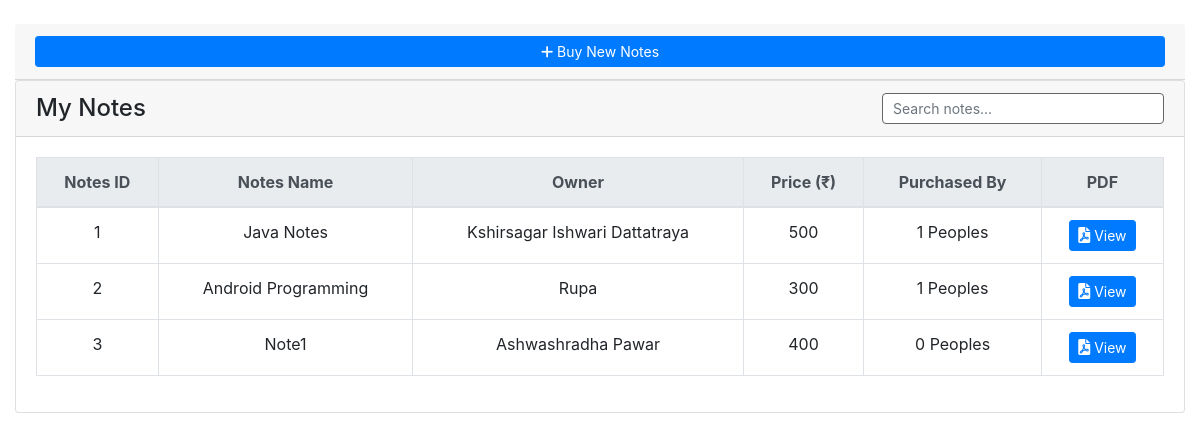
The app's page /notes.php, older data.
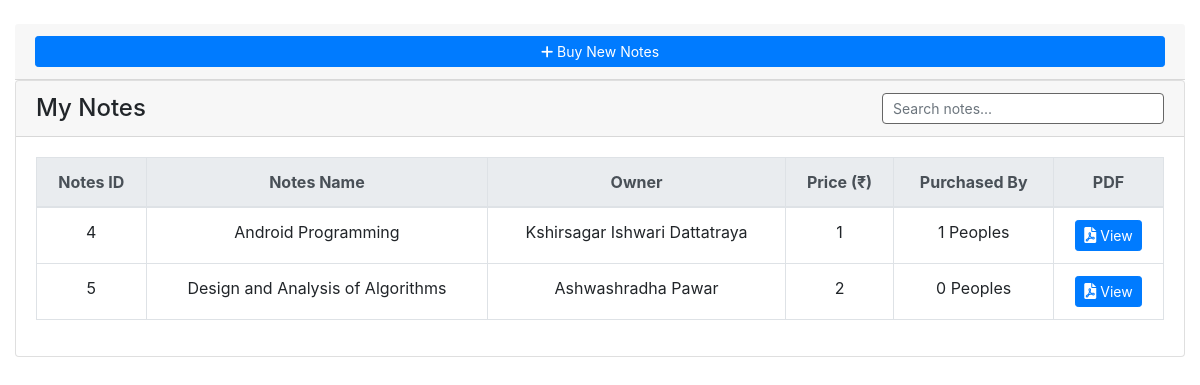
The same page, newer data.
### tables this page shows
CREATE TABLE `notes` (
  `notes_id` int(11) NOT NULL,
  `notes_owner_id` int(11) NOT NULL,
  `notes_name` varchar(200) NOT NULL,
  `notes_price` int(11) NOT NULL,
  `notes_pdf_link` varchar(500) NOT NULL
);

CREATE TABLE `users_database` (
  `user_id` int(11) NOT NULL,
  `name` varchar(200) NOT NULL,
  `email` varchar(200) NOT NULL,
  `password` varchar(200) NOT NULL,
  `user_type` int(11) NOT NULL,
  `phone_number` varchar(200) NOT NULL,
  `address` varchar(200) NOT NULL,
  `facebook` text NOT NULL,
  `instagram` text NOT NULL,
  `linkedin` text NOT NULL,
  `twitter` text NOT NULL,
  `github` text NOT NULL,
  `profile_information` text NOT NULL,
  `recent_activities` text NOT NULL,
  `created_on` datetime NOT NULL DEFAULT current_timestamp()
);

### notes.php (the view, shortened to what this page needs)
<?php
include 'db_connect.php';
?>
<!DOCTYPE html>
<html>
<head>
    <link rel="stylesheet" href="https://stackpath.bootstrapcdn.com/bootstrap/4.6.0/css/bootstrap.min.css">
    <link rel="stylesheet" href="https://cdnjs.cloudflare.com/ajax/libs/font-awesome/6.0.0/css/all.min.css">
</head>
<body>
<div class="container-fluid mt-4">
    <div class="card-header">
        <div class="card-tools">
            <a class="btn btn-block btn-sm btn-primary btn-flat" href="./index.php?page=new_notes">
                <i class="fa fa-plus"></i> Buy New Notes
            </a>
        </div>
    </div>
    <div class="card card-outline card-success">
        <div class="card-header d-flex justify-content-between align-items-center">
            <h4 class="card-title mb-0">My Notes</h4>
            <input type="text" id="searchInput" class="form-control form-control-sm w-25" placeholder="Search notes...">
        </div>
        <div class="card-body">
            <div class="table-responsive">
                <table class="table table-bordered table-hover" id="notesTable">
                    <thead class="thead-light">
                        <tr>
                            <th class="text-center" onclick="sortTable(0)">Notes ID</th>
                            <th class="text-center" onclick="sortTable(1)">Notes Name</th>
                            <th class="text-center" onclick="sortTable(2)">Owner</th>
                            <th class="text-center" onclick="sortTable(3)">Price (₹)</th>
                            <th class="text-center" onclick="sortTable(4)">Purchased By</th>
                            <th class="text-center">PDF</th>
                        </tr>
                    </thead>
                    <tbody>
                        <?php
                        if ($_SESSION['login_user_type'] == 3) {
                            $qry = $conn->query("
                                SELECT
                                    n.notes_id,
                                    n.notes_name,
                                    n.notes_price,
                                    u.name AS owner_name,
                                    COUNT(snr_all.student_id) AS total_purchased
                                FROM studentnotesregistered snr
                                INNER JOIN notes n
                                    ON snr.notes_id = n.notes_id
                                INNER JOIN users_database u
                                    ON n.notes_owner_id = u.user_id
                                LEFT JOIN studentnotesregistered snr_all
                                    ON snr_all.notes_id = n.notes_id
                                WHERE snr.student_id = " . (int)$_SESSION['login_user_id'] . "
                                GROUP BY n.notes_id
                            ");
                        } else {
                            $qry = $conn->query("
                                SELECT
                                    n.notes_id,
                                    n.notes_name,
                                    n.notes_price,
                                    u.name AS owner_name,
                                    COUNT(snr.student_id) AS total_purchased
                                FROM notes n
                                JOIN users_database u ON n.notes_owner_id = u.user_id
                                LEFT JOIN studentnotesregistered snr
                                    ON snr.notes_id = n.notes_id
                                GROUP BY n.notes_id
                            ");
                        }
                        while ($row = $qry->fetch_assoc()):
                        ?>
                        <tr>
                            <td class="text-center"><?php echo $row['notes_id']; ?></td>
                            <td class="text-center"><?php echo $row['notes_name']; ?></td>
                            <td class="text-center"><?php echo $row['owner_name']; ?></td>
                            <td class="text-center"><?php echo $row['notes_price']; ?></td>
                            <td class="text-center">
                                <?php echo $row['total_purchased']; ?> Peoples
                            </td>
                            <td class="text-center">
                                <a href="index.php?page=view_notes_pdf&id=<?php echo $row['notes_id']; ?>"
                                   class="btn btn-sm btn-primary">
                                    <i class="fa fa-file-pdf" style="font-size: 16px;"></i> View
                                </a>
                            </td>
                        </tr>
                        <?php endwhile; ?>
                    </tbody>
                </table>
            </div>
        </div>
    </div>
</div>
</body>
</html>

### notes.php (style rules this page uses)
#searchInput { border: 1px solid #666; border-radius: 4px; padding: 6px 10px; }

Row changes from the older to the newer data that the page shows:
removed notes: notes_id "1", notes_name "Java Notes", notes_owner.name "Kshirsagar Ishwari Dattatraya", notes_price "500", total_purchased "1"
removed notes: notes_id "2", notes_name "Android Programming", notes_owner.name "Rupa", notes_price "300", total_purchased "1"
removed notes: notes_id "3", notes_name "Note1", notes_owner.name "Ashwashradha Pawar", notes_price "400", total_purchased "0"
added notes: notes_id "4", notes_name "Android Programming", notes_owner.name "Kshirsagar Ishwari Dattatraya", notes_price "1", total_purchased "1"
added notes: notes_id "5", notes_name "Design and Analysis of Algorithms", notes_owner.name "Ashwashradha Pawar", notes_price "2", total_purchased "0"
